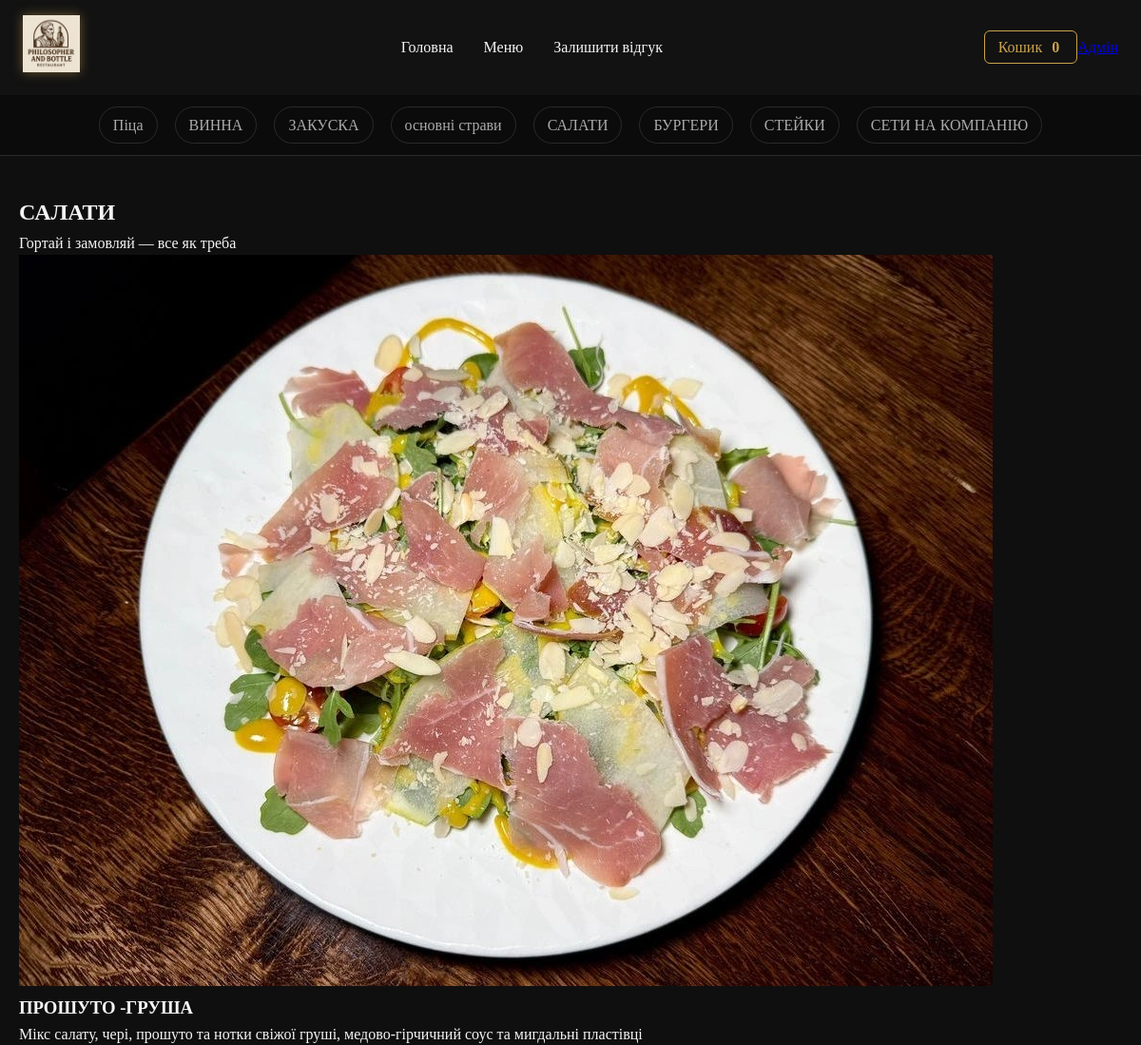
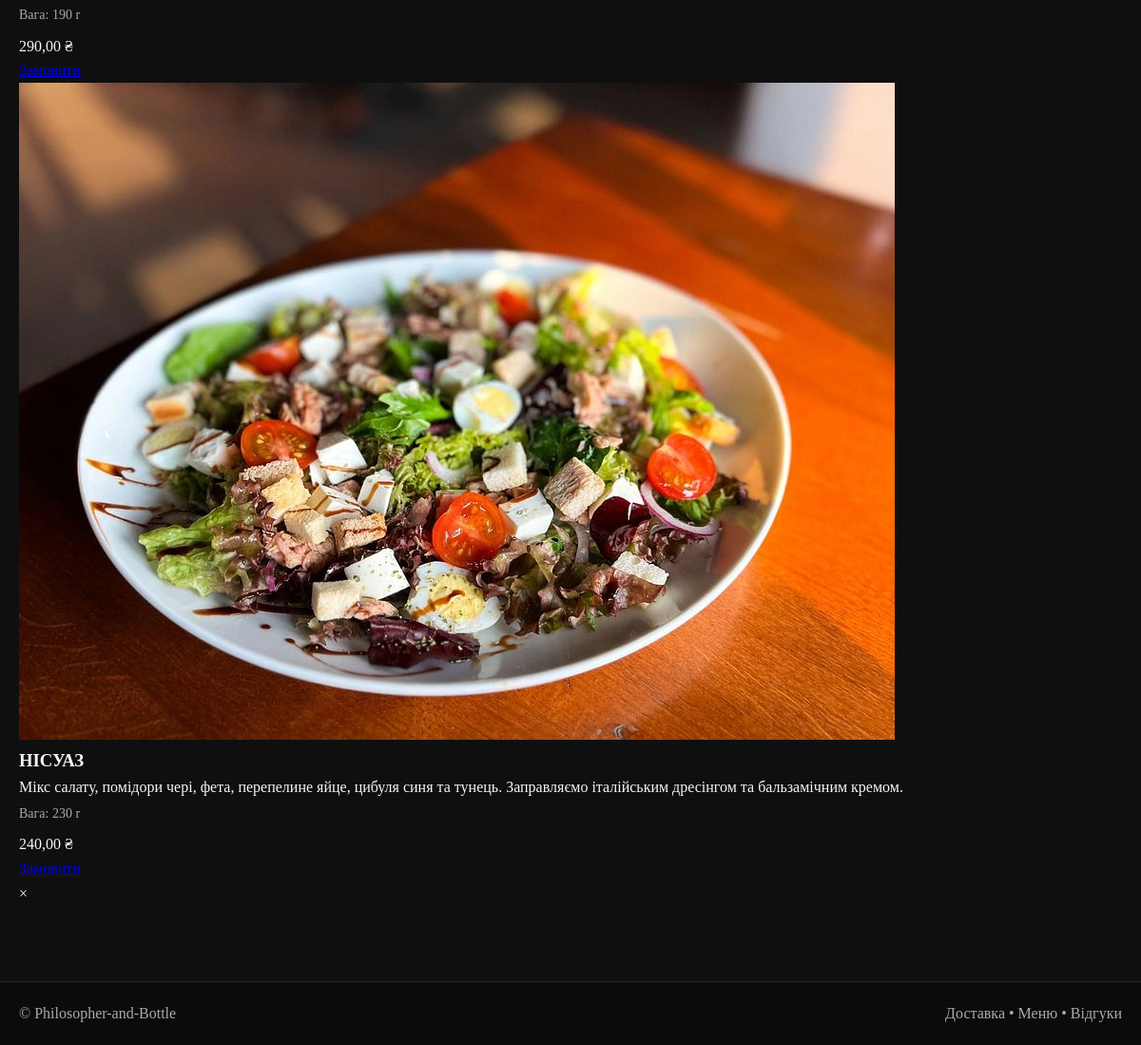
The page /category/5/ on the database its author committed (2 pictures, top to bottom).
### menu/models.py (models this page shows, shortened)
class Category(models.Model):
    title = models.CharField(max_length=200)
    class Meta:
        verbose_name = "Категорія"
        verbose_name_plural = "Категорії"

class Dish(models.Model):
    title = models.CharField(max_length=100)
    description = models.TextField(blank=True)
    price = models.DecimalField(max_digits=8, decimal_places=2)
    weight = models.PositiveIntegerField(default=0)
    category = models.ForeignKey(Category, on_delete=models.CASCADE, related_name='dishes')
    image = models.ImageField(upload_to="dishes/", blank=True, null=True)
    available = models.BooleanField(default=True)
    class Meta:
        verbose_name = "Страва"
        verbose_name_plural = "Страви"

### menu/views.py (the view)
# urls.py: path('category/<int:id>/', views.category_view, name='category'),
def category_view(request, id):
    category = get_object_or_404(Category, id=id)
    categories = Category.objects.all()
    dishes = Dish.objects.filter(category=category)
    return render(request, 'menu/category.html', {
        'category': category,
        'categories': categories,
        'dishes': dishes,
    })

### menu/templates/menu/category.html (shortened to what this page needs)
{% extends 'menu/base.html' %}
{% block content %}
<section class="category-page">
  <div class="category-header">
    <h1>{{ category.title }}</h1>
    <p class="category-sub">Гортай і замовляй — все як треба</p>
  </div>
  <div class="products-grid">
    {% for dish in dishes %}
      <article class="card zoom-card">
        <div class="card-media">
          {% if dish.image %}
            <img src="{{ dish.image.url }}" alt="{{ dish.title }}">
          {% else %}
            <div class="img-fallback">Фото</div>
          {% endif %}
        </div>
        <div class="card-body">
          <h3 class="card-title">{{ dish.title }}</h3>
          <p class="card-desc">{{ dish.description|truncatewords:20 }}</p>
          <p class="card-weight"> Вага: {{dish.weight }} r</p>
          <div class="card-meta">
            <div class="price">{{ dish.price }} ₴</div>
            <a href="{% url 'add_to_cart' dish.id %}" class="order-btn">
            </a>
          </div>
        </div>
      </article>
    {% empty %}
      <p class="empty">Тут поки немає страв.</p>
    {% endfor %}
  </div>
</section>
<div class="card-overlay" id="cardOverlay">
  <span class="close-card" id="closeCard">×</span>
</div>
{% endblock %}

### menu/templates/menu/base.html (shortened to what this page needs)
{% load static %}
<!DOCTYPE html>
<html lang="uk">
<head>
  <link rel="stylesheet" href="{% static 'menu/style.css' %}">
</head>
<body>
<header class="site-header">
  <div class="header-top">
    <a href="{% url 'home' %}" class="logo">
      <img src="{% static 'menu/5287253502323265526.jpg' %}" alt="Logo" class="logo-img">
    </a>
    <nav class="top-links">
      <a href="{% url 'home' %}">Головна</a>
      <a href="{% url 'menu' %}">Меню</a>
      <a href="{% url 'checkout' %}">Залишити відгук</a>
    </nav>
    <div class="header-actions">
      <a href="{% url 'cart' %}" class="cart-btn">
        Кошик
        <span class="cart-count">
          {% if request.session.cart %}
            {{ request.session.cart|length }}
          {% else %}
            0
          {% endif %}
        </span>
      </a>
      <a href="/admin/" class="admin-link">Адмін</a>
    </div>
  </div>
  <div id="menu" class="categories-strip">
    {% for c in categories %}
      <a href="{% url 'category' c.id %}" class="cat-item">
        {{ c.title }}
      </a>
    {% endfor %}
  </div>
</header>
<main class="page-content">
  {% block content %}{% endblock %}
</main>
<footer class="site-footer">
  <div class="footer-inner">
    <div>© Philosopher-and-Bottle</div>
    <div>Доставка • Меню • Відгуки</div>
  </div>
</footer>
</body>
</html>

### menu/static/menu/style.css (style rules this page uses)
:root { --bg-main: #0f0f0f; --bg-card: #181818; --bg-header: #121212; --gold: #c9a24d; --gold-soft: #e0c878; --text-main: #f5f5f5; --text-muted: #aaaaaa; --border-dark: #2a2a2a; }
* { margin: 0; padding: 0; box-sizing: border-box; }
body { background: var(--bg-main); color: var(--text-main); font-family: 'Georgia', 'Times New Roman', serif; line-height: 1.6; }
.site-header { background: var(--bg-header); border-bottom: 1px solid var(--border-dark); }
.header-top { max-width: 1200px; margin: auto; padding: 16px 24px; display: flex; align-items: center; justify-content: space-between; }
.logo-img { height: 60px; filter: drop-shadow(0 0 6px rgba(201,162,77,.5)); }
.top-links a { color: var(--text-main); text-decoration: none; margin: 0 14px; font-size: 16px; position: relative; }
.top-links a::after { content: ''; position: absolute; bottom: -4px; left: 0; width: 0; height: 2px; background: var(--gold); transition: .3s; }
.cart-btn { background: transparent; color: var(--gold); border: 1px solid var(--gold); padding: 8px 14px; border-radius: 6px; text-decoration: none; transition: .3s; }
.cart-count { margin-left: 6px; font-weight: bold; }
.card-weight { font-size: 14px; color: #aaa; margin: 4px 0 8px; }
.categories-strip { display: flex; justify-content: center; gap: 18px; padding: 12px; background: #0b0b0b; }
.cat-item { color: var(--text-muted); text-decoration: none; padding: 6px 14px; border-radius: 20px; border: 1px solid var(--border-dark); transition: .3s; }
.page-content { max-width: 1200px; margin: auto; padding: 40px 20px; }
.site-footer { background: #0b0b0b; border-top: 1px solid var(--border-dark); padding: 20px; margin-top: 40px; }
.footer-inner { max-width: 1200px; margin: auto; display: flex; justify-content: space-between; color: var(--text-muted); }

### rows shown on the page
Category: title "Піца"
Category: title "ВИННА"
Category: title "ЗАКУСКА"
Category: title "основні страви"
Category: title "САЛАТИ"
Category: title "БУРГЕРИ"
Category: title "СТЕЙКИ"
Category: title "СЕТИ НА КОМПАНІЮ"
Dish: image (picture), title "ПРОШУТО -ГРУША", description "Мікс салату, чері, прошуто та нотки свіжої груші, медово-гірчичний соус та мигдальні пластівці", weight "190", price "290,00"
Dish: image (picture), title "НІСУАЗ", description "Мікс салату, помідори чері, фета, перепелине яйце, цибуля синя та тунець. Заправляємо італійським дресінгом та бальзамічним кремом.", weight "230", price "240,00"
